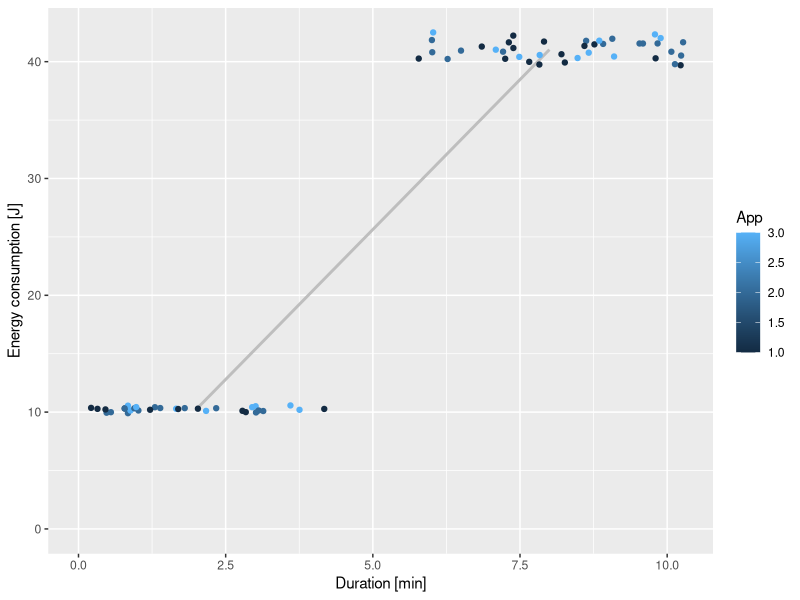

This figure's R source:
install.packages("ggplot2")
install.packages("dplyr")
library(ggplot2)
library(dplyr)


data_file <- read.csv("data-analysis/data.csv")
data_file

# Function to calculate mode
mode <- function(x) {
  uniq_x <- unique(x)  # Get unique values in the vector
  freq <- tabulate(match(x, uniq_x))  # Count the frequency of each unique value
  mode_value <- uniq_x[which.max(freq)]  # Find the unique value with the highest frequency
  return(mode_value)
}

mean_energy <- mean(data_file$energy)
median_energy <- median(data_file$energy)
mode_energy <- mode(data_file$energy)


missing_values <- sum(is.na(data_file$duration))
print(missing_values)

# Print the variables in a single statement
print(paste("Mean Energy:", mean_energy, ", Median Energy:", median_energy, ", Mode Energy:", mode_energy))

# plot for energy vs duration
ggplot(data = data_file,
       aes(x = duration, y = energy, color = app)) +
  xlim(0, NA) +
  ylim(0, NA) +
  geom_smooth(method = lm , color = "gray", se = FALSE) +
  geom_jitter() +
  labs(x = "Duration [min]",
       y = "Energy consumption [J]",
       color = "App")

